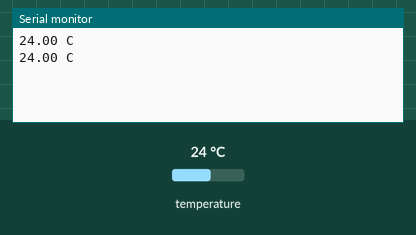
Recording of a sketch running on a simulated Arduino Uno, built with avr-gcc and run on an emulated ATmega328P. Parts: the last lines printed to the serial monitor. The test bench sets the inputs (shaded band); at power-on: temperature 24 °C.

Above: at 2.8 s.
2.9 s: temperature set to 12 °C
At 4.3 s:
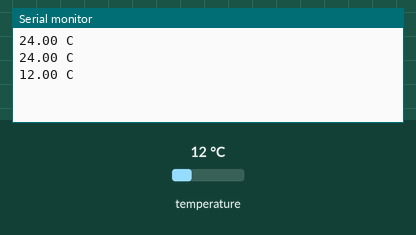
4.7 s: temperature set to 19 °C
At 4.7 s:
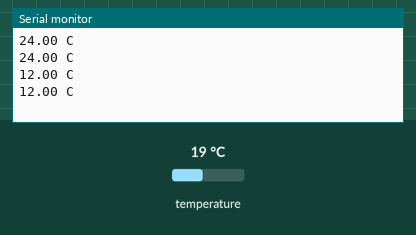
Timing chart, 0 to 7.7 s (numbered marks = the images above; inputs shaded):
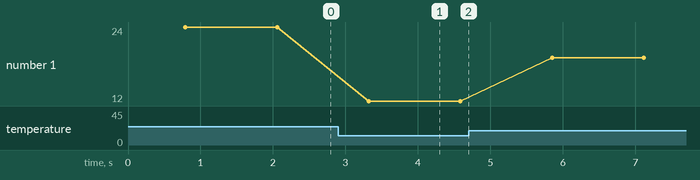

Measured:
- after the input at 2.9 s, the serial monitor: prints a new line after 0.42 s (image 1)
- plotted number 1: 24 → 12 after the input at 2.9 s, 12 → 19 after the input at 4.7 s

The sketch:

SensorTest.ino
```cpp
#include <OneWire.h>
#include <DallasTemperature.h>

#define PIN_LEFT 2

OneWire oneWire;
DallasTemperature sensor;

DeviceAddress addr;

void setup() {
  Serial.begin(9600);
  oneWire = OneWire(PIN_LEFT);
  sensor = DallasTemperature(&oneWire);
  sensor.begin();
  sensor.getAddress(addr, 0);
  sensor.setResolution(addr, 12);

}

void loop() {
  sensor.requestTemperatures();
  Serial.print(sensor.getTempC(addr));
  Serial.println(" C");
  delay(500);
}
```
